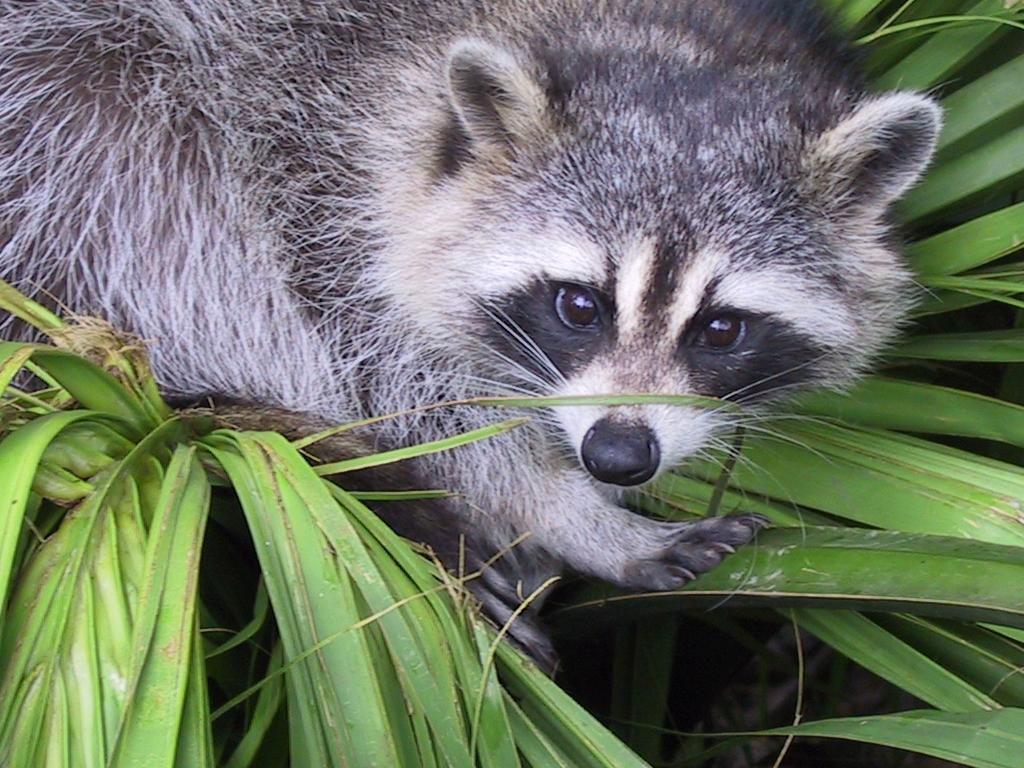
#> input picture animal.jpeg, 1024 x 768 px
$ python pillow5_colors.py
#> lines starting #> are read from the running program, lines starting #| are printed output that depends on the picture
from PIL import Image, ImageFilter
from numpy import array

# image import
image = Image.open('animal.jpeg')
#> image is the input picture: PIL image 1024x768 RGB; mean R, G, B 110.7, 117.7, 102.1

#################################
# Analysing picture information #
#################################

# numpy
# print(array(image).shape)
# print(array(image.getchannel('R')))

# colors only
# print(image.getpixel((0, 0)))
# print(image.getcolors(maxcolors= image.size[0] * image.size[1]))

# getting picture information
# print(image.mode)
# print(image.getbands())

# channels
# red_channel = (image.getchannel('R'))
# red_channel.show()

#################################
####### Color conversions #######
#################################

# 1 bit grayscale image
image_grayscale_1bit = image.convert('1')
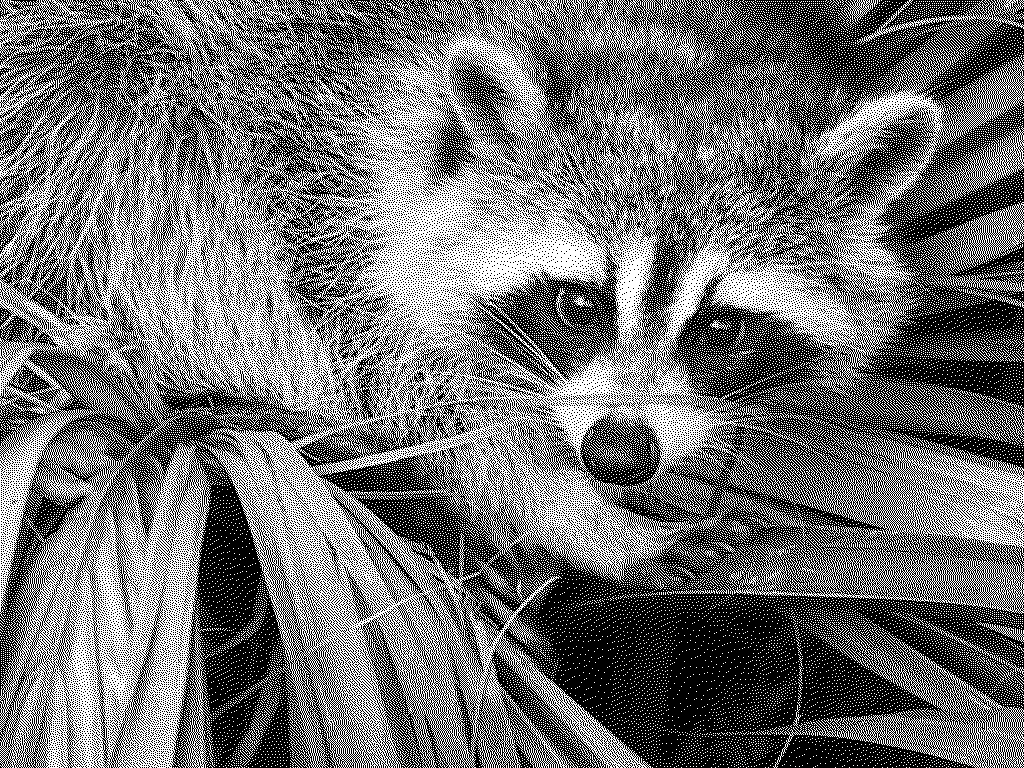
#> image_grayscale_1bit: PIL image 1024x768 1; 44.4% white in thin lines or dots

# 8 bit grayscale image
grayscale_l = image.convert('L')
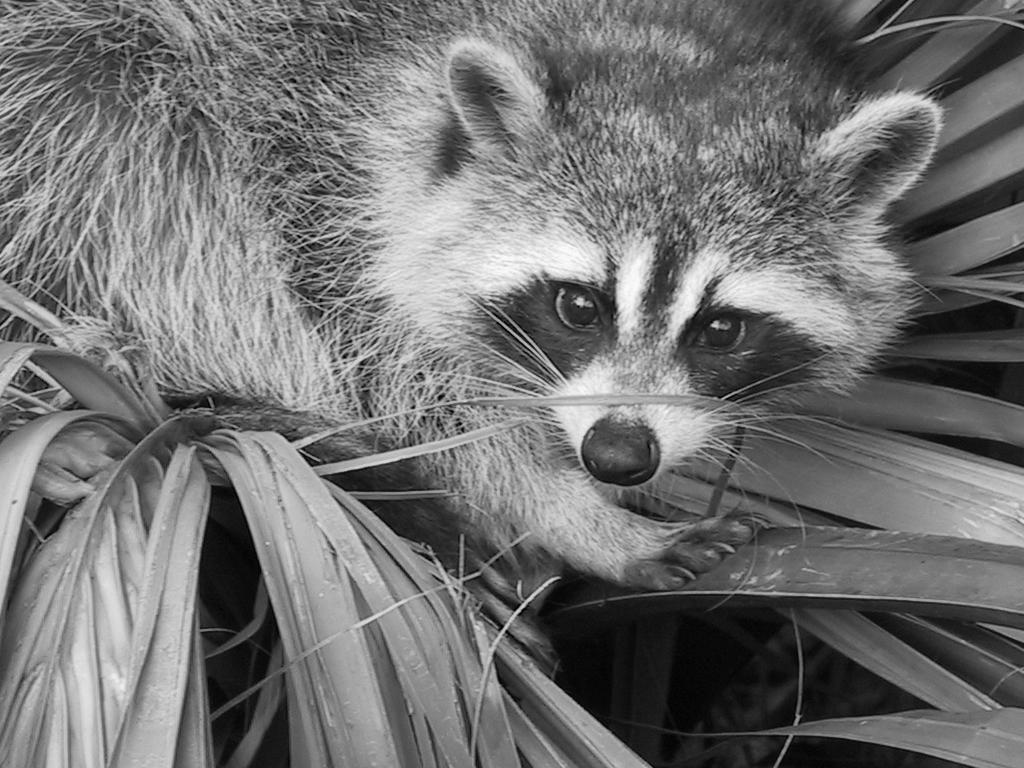
#> grayscale_l: PIL image 1024x768 L; min 0, max 253, mean 113.8

# Palette (256 colors only - 1 byte per color)
palette = image.convert('P')
palette_16 = image.convert('P', palette=Image.Palette.ADAPTIVE, colors=16)
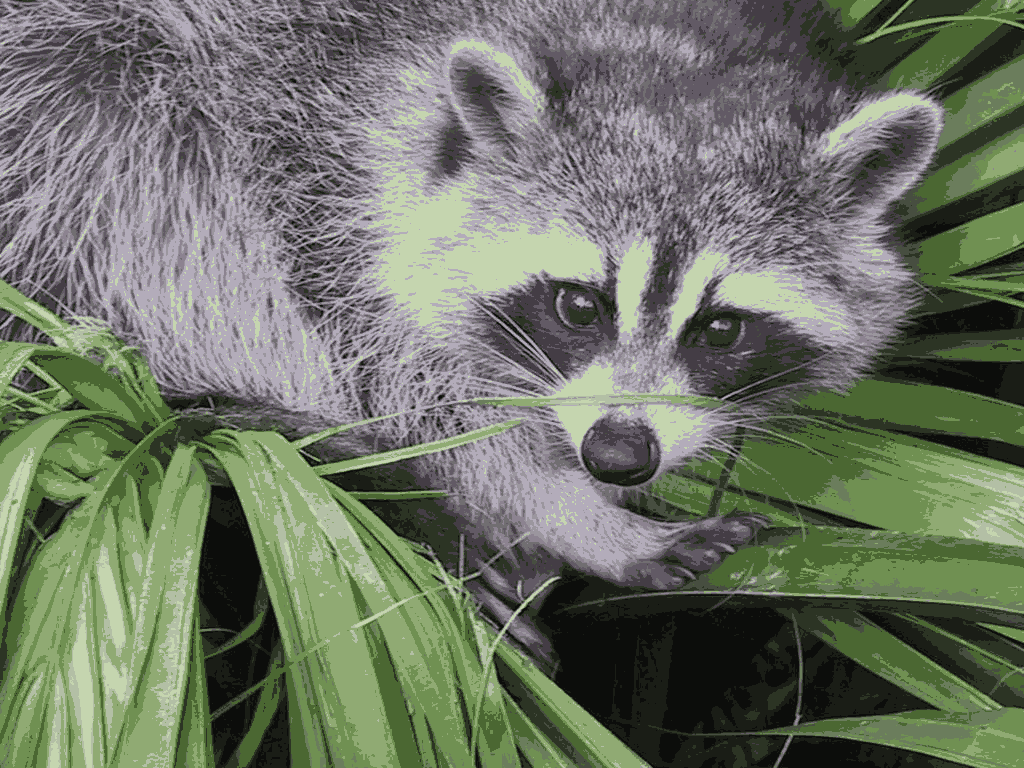
#> palette_16: PIL image 1024x768 P; mean R, G, B 108.9, 115.8, 100.5

################################
### Change Individual pixels ###
################################

image.putpixel((0, 0), (255, 0, 0))

# Replace all pixel of a certains colors
for x in range(image.size[0]):
    for y in range(image.size[1]):
        if image.getpixel((x, y))[0] > 200:
            image.putpixel((x, y), (0, 0, 0))
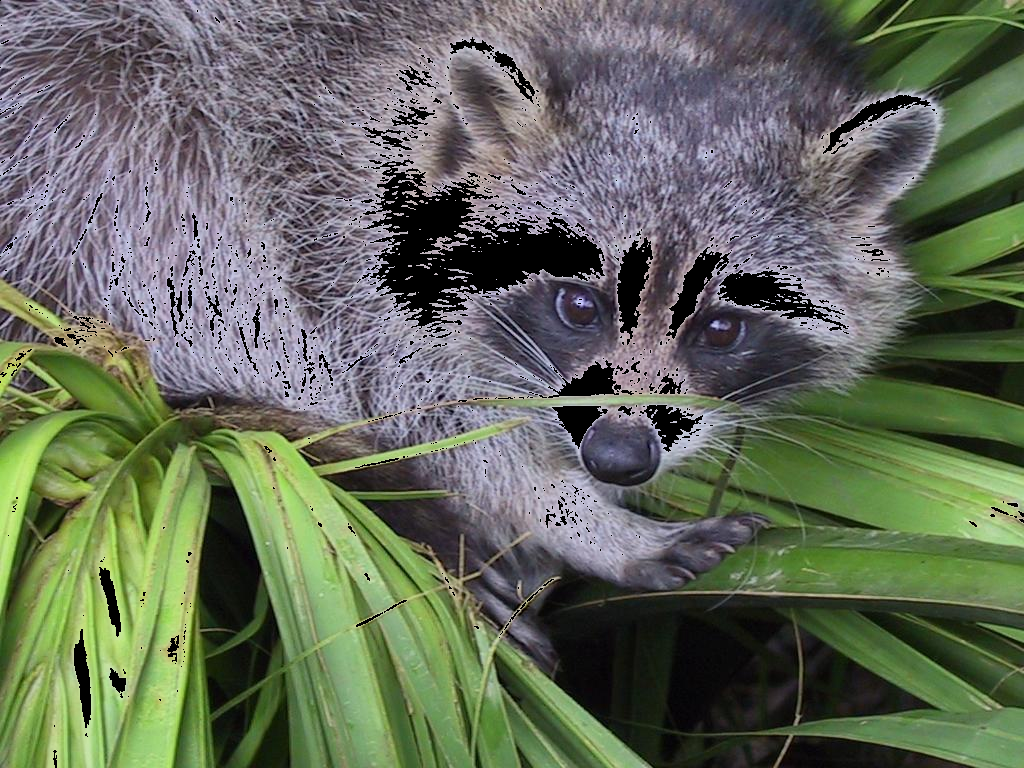
#> image: PIL image 1024x768 RGB; mean R, G, B 99.8, 107, 91

image.show()

$ run again, with landscape.jpg copied over animal.jpeg
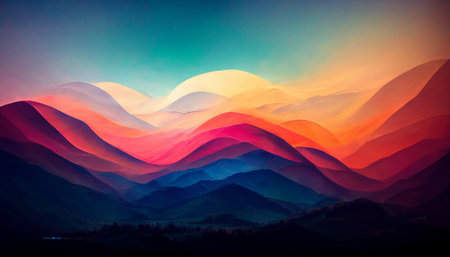
#> input picture landscape.jpg, 450 x 257 px
#> image is the input picture: PIL image 450x257 RGB; mean R, G, B 98.7, 79.1, 89.1
#> `image_grayscale_1bit = image.convert('1')`:
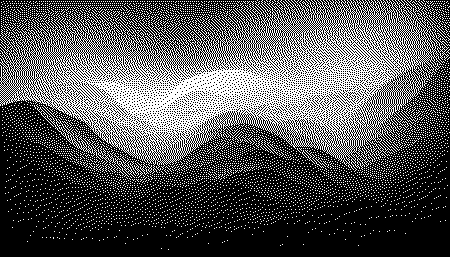
#> image_grayscale_1bit: PIL image 450x257 1; 33.4% white in thin lines or dots
#> after the loop `for x in range(image.size[0]):`:
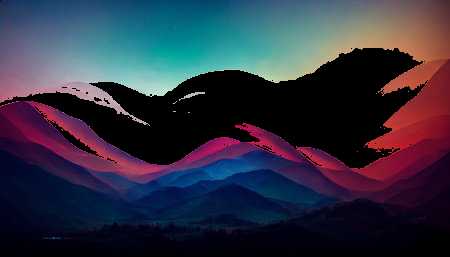
#> image: PIL image 450x257 RGB; mean R, G, B 48.2, 49, 65.5
